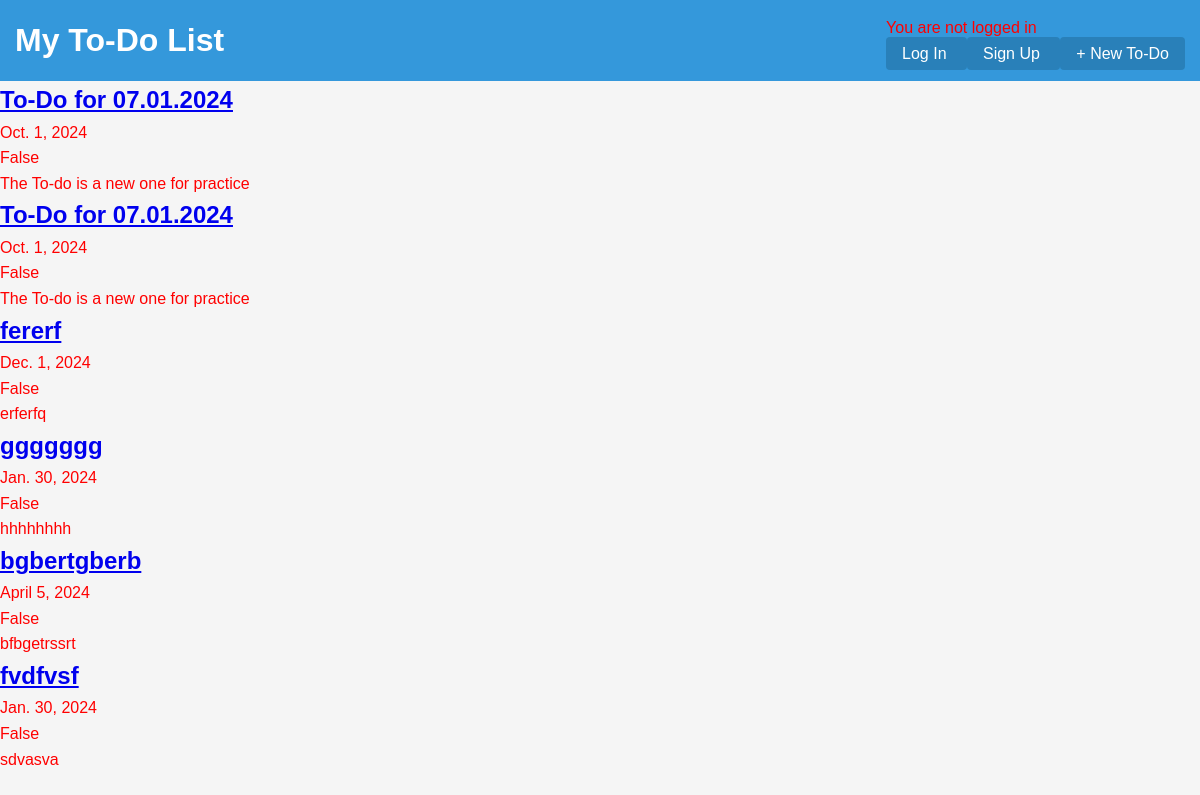
The page / on the database its author committed.
### to_do_list_app/models.py (models this page shows, shortened)
class ToDoItems(models.Model):
    title = models.CharField(max_length=200)
    description = models.TextField()
    due_date = models.DateField()
    completion_status = models.BooleanField(default=False)

### to_do_list_app/views.py (the view)
# urls.py: path("", ToDoListView.as_view(), name="home"),
class ToDoListView(ListView):
    model = ToDoItems
    template_name = "home.html"

### templates/home.html
{% extends "base.html" %}
{% block content %}
{% for todo in todoitems_list %}
<div>
    <h2><a href="{% url 'description' todo.pk %}">{{ todo.title }}</a></h2>
    <p class="due_date">{{ todo.due_date }}</p>
    <p class="completion_status">{{ todo.completion_status }}</p>
    <p class="description">{{ todo.description }}</p>
</div>
{% endfor %}
{% endblock content %}

### templates/base.html (shortened to what this page needs)
<!DOCTYPE html>
{% load static %}
<html lang="en">
<head>
    <link rel="stylesheet" href="{% static 'css/base.css' %}">
</head>
<body>
    <header>
        <div class="nav-left">
            <h1><a href="{% url 'home' %}">My To-Do List</a></h1>
        </div>
        <div class="nav-right">
            {% if user.is_authenticated %}
            <p style="color: white;">Hi, {{user.username}}</p>
            <form method="post" action="{% url 'logout' %}">
                {% csrf_token %}
                <button type="submit" style="margin-bottom: 15px;">Log out</button>
            </form>
            {% else %}
            <p>You are not logged in</p>
            <a href="{% url 'login' %}">Log In
            </a>
            <a href="{% url 'signup' %}">Sign Up
            </a>
            {% endif %}
            <a href="{% url 'new' %}">+ New To-Do</a>
        </div>
    </header>
    <div>
        {% block content %}
        {% endblock content %}
    </div>
</body>
</html>

### static/css/base.css (style rules this page uses)
body, h1, h2, h3, p, ul, li { margin: 0; padding: 0; color: red; }
body { font-family: 'Arial', sans-serif; line-height: 1.6; background-color: #f5f5f5; color: #333; }
header { background-color: #3498db; color: #fff; padding: 15px; display: flex; justify-content: space-between; align-items: center; }
.nav-left h1 a { color: #fff; text-decoration: none; }
.nav-right a { color: #fff; text-decoration: none; padding: 8px 16px; background-color: #2980b9; border-radius: 4px; }

### rows shown on the page
ToDoItems: title "To-Do for 07.01.2024", due_date "Oct. 1, 2024", completion_status "False", description "The To-do is a new one for practice"
ToDoItems: title "To-Do for 07.01.2024", due_date "Oct. 1, 2024", completion_status "False", description "The To-do is a new one for practice"
ToDoItems: title "fererf", due_date "Dec. 1, 2024", completion_status "False", description "erferfq"
ToDoItems: title "ggggggg", due_date "Jan. 30, 2024", completion_status "False", description "hhhhhhhh"
ToDoItems: title "bgbertgberb", due_date "April 5, 2024", completion_status "False", description "bfbgetrssrt"
ToDoItems: title "fvdfvsf", due_date "Jan. 30, 2024", completion_status "False", description "sdvasva"
